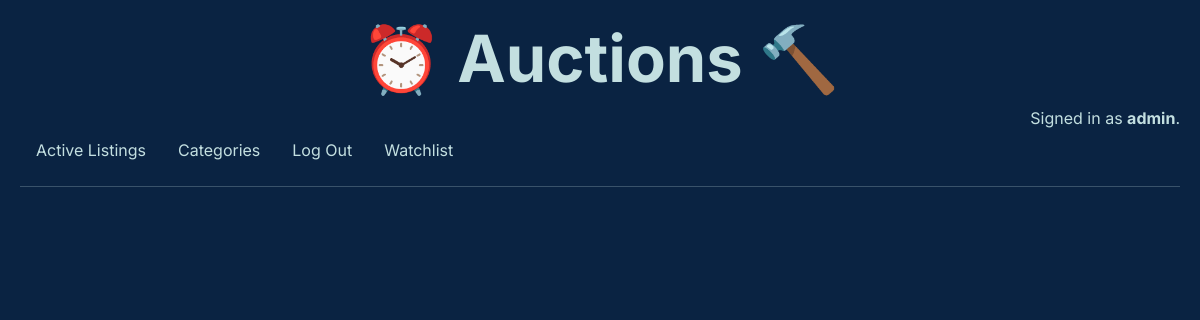
/watchlist (signed in), run on an earlier commit of the app's database.
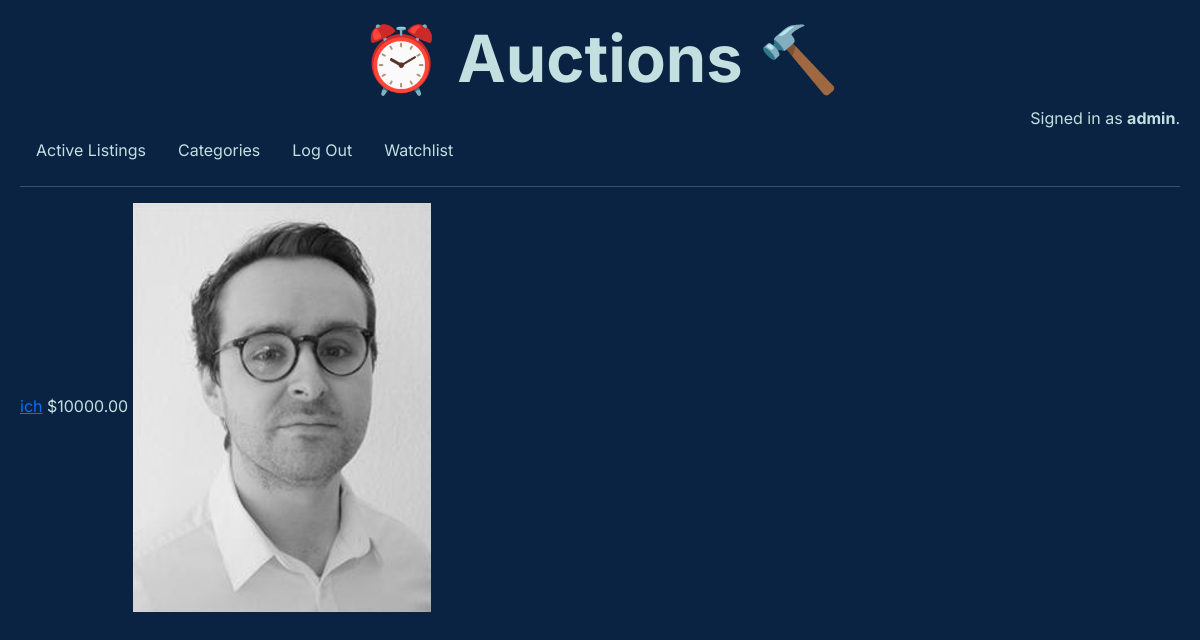
And on a later commit of the database.
### auctions/models.py (models this page shows, shortened)
class User(AbstractUser):
    pass

class Watchlist(models.Model):
    auction = models.ForeignKey(Listing, on_delete=models.CASCADE, related_name="watchlists")
    user = models.ForeignKey(User, on_delete=models.CASCADE, related_name="watchlists")

class Listing(models.Model):
    item_name = models.CharField(max_length=128)
    item_description = models.TextField()
    starting_price = models.DecimalField(decimal_places=2, max_digits=8, validators=[MinValueValidator(0.01)])
    image = models.ImageField(upload_to="", blank=True, default="noimage.svg.png")
    image_url = models.URLField(blank=True)
    category = models.ForeignKey(Category, on_delete=models.CASCADE, related_name="listings")
    user = models.ForeignKey(User, on_delete=models.CASCADE, related_name="listings")
    active = models.BooleanField(default=True)

### auctions/views.py (the view)
# urls.py: path("watchlist", views.watchlist, name="watchlist"),
def watchlist(request):
    user = request.user
    auctions = Watchlist.objects.all().filter(user=user)
    return render(
        request, "auctions/watchlist.html", {"user": user, "auctions": auctions}
    )

### auctions/templates/auctions/watchlist.html (shortened to what this page needs)
{% extends "auctions/layout.html" %}
{% block body %}
    {% for auction in auctions %}
    <a href="/auction/{{ auction.auction.pk }}">{{ auction.auction.item_name }}</a>
    ${{ auction.auction.starting_price }}
<img src="{{auction.auction.image.url}}" alt="">
    {% endfor %}
{% endblock %}

### auctions/templates/auctions/layout.html (shortened to what this page needs)
{% load static %}
<!DOCTYPE html>
<html lang="en">
    <head>
        <link href="https://cdn.jsdelivr.net/npm/bootstrap@5.2.1/dist/css/bootstrap.min.css" rel="stylesheet">
        <link href="{% static 'auctions/styles.css' %}" rel="stylesheet">
    </head>
    <body>
        <h1>⏰ Auctions 🔨</h1>
        <div class="signed-text">
            {% if user.is_authenticated %}
                Signed in as <strong>{{ user.username }}</strong>.
            {% else %}
                Not signed in.
            {% endif %}
        </div>
        <ul class="nav">
            <li class="nav-item">
                <a class="nav-link" href="{% url 'index' %}">Active Listings</a>
            </li>
            <li class="nav-item">
                <a class="nav-link" href="{% url 'categories' %}">Categories</a>
            </li>
            {% if user.is_authenticated %}
                <li class="nav-item">
                    <a class="nav-link" href="{% url 'logout' %}">Log Out</a>
                </li>
                <li class="nav-item">
                    <a class="nav-link" href="{% url 'watchlist' %}">Watchlist</a>
                </li>
            {% endif %}
        </ul>
        <hr>
        {% block body %}
        {% endblock %}
    </body>
</html>

### auctions/static/auctions/styles.css (style rules this page uses)
*:where(:not(html, iframe, canvas, img, svg, video, audio):not(svg *, symbol *)) { all: unset; display: revert; }
*, *::before, *::after { box-sizing: border-box; }
a, button { cursor: revert; }
ol, ul, menu { list-style: none; }
img { max-width: 100%; }
::placeholder { color: unset; }
:root { --general-font: "Inter", sans-serif; --title-size: 65px; --font-color: #c3dfe0; }
body { padding: 20px; font-family: var(--general-font); color: var(--font-color); background-color: #0a2342; }
h1 { font-size: var(--title-size); font-weight: 700; text-align: center; }
.nav-link { color: var(--font-color); text-decoration: none; }
.signed-text { text-align: right; }

What changed in the data, as far as the page shows it:
added Watchlist: auction.item_name "ich", auction.starting_price "10000.00", auction.image (picture)
